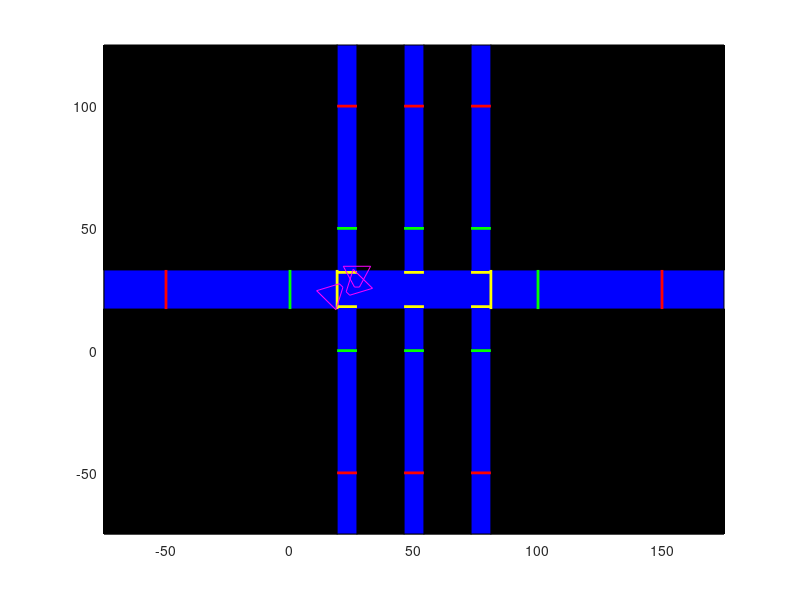

MATLAB code for this plot:
%% Display the Scene
clf
figure(1)
axis([-75 175 -75 125])
patch([-75 175 175 -75 -75],[-75 -75 125 125 -75],'b')
% Obstacles
% (-100,-100);(  19,-100);(  19,  17);(-100,  17);
% (-100,  33);(  19,  33);(  19, 150);(-100, 150);
% (  27,-100);(  46,-100);(  46,  17);(  27,  17);
% (  27,  33);(  46,  33);(  46, 150);(  27, 150);
% (  54,-100);(  73,-100);(  73,  17);(  54,  17);
% (  54,  33);(  73,  33);(  73, 150);(  54, 150);
% (  81,-100);( 200,-100);( 200,  17);(  81,  17);
% (  81,  33);( 200,  33);( 200, 150);(  81, 150);
obstacles = {[-100,  19,  19,-100,-100;-100,-100,  17,  17,-100], ...
             [-100,  19,  19,-100,-100;  33,  33, 150, 150,  33], ...
             [  27,  46,  46,  27,  27;-100,-100,  17,  17,-100], ...
             [  27,  46,  46,  27,  27;  33,  33, 150, 150,  33], ...
             [  54,  73,  73,  54,  54;-100,-100,  17,  17,-100], ...
             [  54,  73,  73,  54,  54;  33,  33, 150, 150,  33], ...
             [  81, 200, 200,  81,  81;-100,-100,  17,  17,-100], ...
             [  81, 200, 200,  81,  81;  33,  33, 150, 150,  33]};
    
hold on
for i = 1:length(obstacles)
    obstacle = obstacles{i};
    patch(obstacle(1,:),obstacle(2,:),'k')
    waitforbuttonpress
end
hold off

% Entrances and Exits
% (  0,17);(  0,33); ( 19,17);( 19,33); (-50, 17);(-50, 33);
% (100,17);(100,33); ( 81,17);( 81,33); (150, 17);(150, 33);
% ( 19, 0);( 27, 0); ( 19,18);( 27,18); ( 19,-50);( 27,-50);
% ( 19,50);( 27,50); ( 19,32);( 27,32); ( 19,100);( 27,100);
% ( 46, 0);( 54, 0); ( 46,18);( 54,18); ( 46,-50);( 54,-50);
% ( 46,50);( 54,50); ( 46,32);( 54,32); ( 46,100);( 54,100);
% ( 73, 0);( 81, 0); ( 73,18);( 81,18); ( 73,-50);( 81,-50);
% ( 73,50);( 81,50); ( 73,32);( 81,32); ( 73,100);( 81,100);
entrances = {[  0,  0; 17, 33], ...
             [100,100; 17, 33], ...
             [ 19, 27;  0,  0], ...
             [ 19, 27; 50, 50], ...
             [ 46, 54;  0,  0], ...
             [ 46, 54; 50, 50], ...
             [ 73, 81;  0,  0], ...
             [ 73, 81; 50, 50]};
         
hold on
for i = 1:length(entrances)
    entrance = entrances{i};
    plot(entrance(1,:),entrance(2,:),'-g','LineWidth',2)
    waitforbuttonpress
end
hold off
         
first_exits = {[ 19, 19; 17, 33], ...
               [ 81, 81; 17, 33], ...
               [ 19, 27; 18, 18], ...
               [ 19, 27; 32, 32], ...
               [ 46, 54; 18, 18], ...
               [ 46, 54; 32, 32], ...
               [ 73, 81; 18, 18], ...
               [ 73, 81; 32, 32]};
           
hold on
for i = 1:length(first_exits)
    first_exit = first_exits{i};
    plot(first_exit(1,:),first_exit(2,:),'-y','LineWidth',2)
    waitforbuttonpress
end
hold off
           
second_exits = {[-50,-50; 17, 33], ...
                [150,150; 17, 33], ...
                [ 19, 27;-50,-50], ...
                [ 19, 27;100,100], ...
                [ 46, 54;-50,-50], ...
                [ 46, 54;100,100], ...
                [ 73, 81;-50,-50], ...
                [ 73, 81;100,100]};
            
hold on
for i = 1:length(second_exits)
    second_exit = second_exits{i};
    plot(second_exit(1,:),second_exit(2,:),'-r','LineWidth',2)
    waitforbuttonpress
end
hold off

                

% Cameras
% 17,17,45;
% 27,33,225;
% 27,17,90;
x0 = [17,27,27];
y0 = [17,33,17];
theta = [45,225,90].*pi/180;
rot = @(theta) [cos(theta),-sin(theta);sin(theta),cos(theta)];
% Camera Polygon
v0 = [9;1];
v1 = [17.5;5.5];
v2 = [17.5;-5.5];
v3 = [9;-1];
poly = [v0,v1,v2,v3,v0];
% Camera Triangle
v0_t = [0;0];
v1_t = [17.5;5.5];
v2_t = [17.5;-5.5];
tri = [v0_t,v1_t,v2_t,v0_t];

% Plot
hold on
for i = 1:length(x0)
    % Rotate Poly by Theta
%     tri_i = rot(theta(i))*tri + repmat([x0(i);y0(i)],1,size(tri,2));
%     plot(tri_i(1,:),tri_i(2,:))
    poly_i = rot(theta(i))*poly + repmat([x0(i);y0(i)],1,size(poly,2));
    plot(poly_i(1,:),poly_i(2,:),'-m')
%     waitforbuttonpress
    
end
hold off